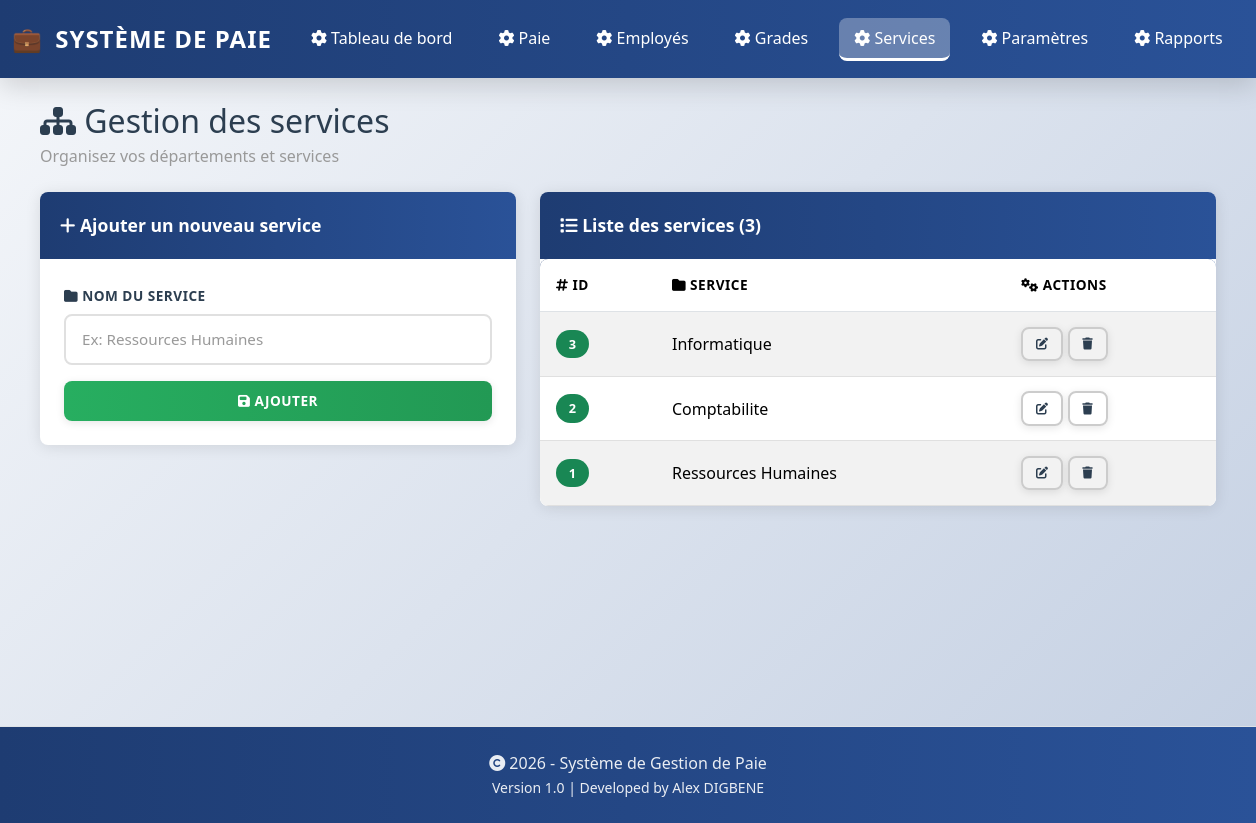
The app's page /service.php with its own data.
### tables this page shows
CREATE TABLE IF NOT EXISTS Service (
    Id_Service INT NOT NULL AUTO_INCREMENT,
    nom_service VARCHAR(50) NOT NULL,
    CONSTRAINT PK_Service PRIMARY KEY (Id_Service)
);

### config.php (called while the page is built, shortened)
<?php
function h($value) {
    return htmlspecialchars($value, ENT_QUOTES, 'UTF-8');
}

### functions.php (called while the page is built, shortened)
<?php
require_once __DIR__ . '/config.php';
function queryAll($sql) {
    global $mysqli;
    $result = $mysqli->query($sql);
    return $result;
}

### service.php (the view, shortened to what this page needs)
<?php
require_once __DIR__ . '/functions.php';
$services = queryAll('SELECT * FROM Service ORDER BY Id_Service DESC');
$edited = null;
?>
<?php include 'header.php'; ?>
<div class="mb-4">
    <h2 class="mb-1"><i class="fas fa-sitemap"></i> Gestion des services</h2>
    <p class="text-muted">Organisez vos départements et services</p>
</div>
<div class="row">
    <div class="col-lg-5">
        <div class="card mb-4">
            <div class="card-header">
                <i class="fas fa-<?= $edited ? 'edit' : 'plus' ?>"></i> <?= $edited ? 'Modifier un service' : 'Ajouter un nouveau service' ?>
            </div>
            <div class="card-body">
                <form method="post" action="service.php">
                    <div class="mb-3">
                        <label class="form-label"><i class="fas fa-folder"></i> Nom du service</label>
                        <input name="nom_service" class="form-control" placeholder="Ex: Ressources Humaines" required value="<?= h($edited['nom_service'] ?? '') ?>">
                    </div>
                    <div class="d-grid gap-2">
                        <button class="btn btn-success" type="submit">
                            <i class="fas fa-save"></i> <?= $edited ? 'Mettre à jour' : 'Ajouter' ?>
                        </button>
                    </div>
                </form>
            </div>
        </div>
    </div>
    <div class="col-lg-7">
        <div class="card">
            <div class="card-header">
                <i class="fas fa-list"></i> Liste des services (<?= $services->num_rows ?>)
            </div>
            <div class="table-responsive">
                <table class="table table-striped mb-0">
                    <thead>
                        <tr>
                            <th><i class="fas fa-hashtag"></i> ID</th>
                            <th><i class="fas fa-folder"></i> Service</th>
                            <th><i class="fas fa-cogs"></i> Actions</th>
                        </tr>
                    </thead>
                    <tbody>
                        <?php while ($service = $services->fetch_assoc()): ?>
                            <tr>
                                <td><span class="badge bg-success"><?= h($service['Id_Service']) ?></span></td>
                                <td><?= h($service['nom_service']) ?></td>
                                <td>
                                    <a href="service.php?action=edit&id=<?= h($service['Id_Service']) ?>" class="btn btn-sm btn-outline-secondary" title="Modifier">
                                        <i class="fas fa-edit"></i>
                                    </a>
                                    <a href="service.php?action=delete&id=<?= h($service['Id_Service']) ?>" class="btn btn-sm btn-outline-danger" onclick="return confirm('Supprimer ce service ?');" title="Supprimer">
                                        <i class="fas fa-trash"></i>
                                    </a>
                                </td>
                            </tr>
                        <?php endwhile; ?>
                    </tbody>
                </table>
            </div>
        </div>
    </div>
</div>
<?php include 'footer.php'; ?>

### styles.css (style rules this page uses)
:root { --primary: #1e3c72; --secondary: #2a5298; --success: #27ae60; --danger: #e74c3c; --warning: #f39c12; --info: #3498db; --light: #ecf0f1; --dark: #2c3e50; --border-radius: 8px; --shadow: 0 2px 15px rgba(0,0,0,0.1); --shadow-lg: 0 8px 25px rgba(0,0,0,0.15); }
* { margin: 0; padding: 0; box-sizing: border-box; }
body { font-family: 'Segoe UI', Tahoma, Geneva, Verdana, sans-serif; background: linear-gradient(135deg, #f5f7fa 0%, #c3cfe2 100%); color: var(--dark); min-height: 100vh; }
h1, h2, h3, h4, h5, h6 { color: var(--dark); }
.card { border: none; border-radius: var(--border-radius); box-shadow: var(--shadow); transition: all 0.3s ease; overflow: hidden; }
.card-header { background: linear-gradient(90deg, var(--primary) 0%, var(--secondary) 100%); color: white; font-weight: 600; border: none; padding: 1.25rem; font-size: 1.1rem; }
.card-body { padding: 1.5rem; }
.form-label { font-weight: 600; color: var(--dark); margin-bottom: 0.5rem; text-transform: uppercase; font-size: 0.85rem; letter-spacing: 0.5px; }
.form-control, .form-select { border: 2px solid #e0e0e0; border-radius: var(--border-radius); padding: 0.75rem 1rem; font-size: 0.95rem; transition: all 0.3s ease; }
.form-control::placeholder { color: #999; }
.btn { border: none; border-radius: var(--border-radius); font-weight: 600; padding: 0.6rem 1.2rem; transition: all 0.3s ease; text-transform: uppercase; font-size: 0.85rem; letter-spacing: 0.5px; box-shadow: 0 2px 8px rgba(0,0,0,0.1); }
.btn-success { background: linear-gradient(90deg, #27ae60 0%, #229954 100%); color: white; }
.btn-outline-secondary, .btn-outline-danger { border: 2px solid #ccc; color: var(--dark); }
.btn-sm { padding: 0.4rem 0.8rem; font-size: 0.75rem; }
.table { background: white; border-radius: var(--border-radius); overflow: hidden; }
.table thead { background: linear-gradient(90deg, var(--primary) 0%, var(--secondary) 100%); color: white; }
.table-striped tbody tr:nth-of-type(odd) { background: rgba(0,0,0,0.02); }
.table tbody tr { transition: all 0.2s ease; border-bottom: 1px solid #e0e0e0; }
.table th { font-weight: 700; text-transform: uppercase; font-size: 0.85rem; letter-spacing: 0.5px; padding: 1rem; }
.table td { padding: 0.9rem 1rem; vertical-align: middle; }
.badge { padding: 0.5rem 0.8rem; border-radius: 20px; font-weight: 600; font-size: 0.8rem; letter-spacing: 0.5px; }
.card { animation: fadeIn 0.5s ease; }
.text-muted { color: #999 !important; }
body > main > .container > :last-child { margin-bottom: 2rem; }

### records on screen
service: Id_Service "3", nom_service "Informatique"
service: Id_Service "2", nom_service "Comptabilite"
service: Id_Service "1", nom_service "Ressources Humaines"

### other values on screen
$label "Tableau de bord"
$label "Paie"
$label "Employés"
$label "Grades"
$label "Services"
$label "Paramètres"
$label "Rapports"
$services->num_rows "3"
